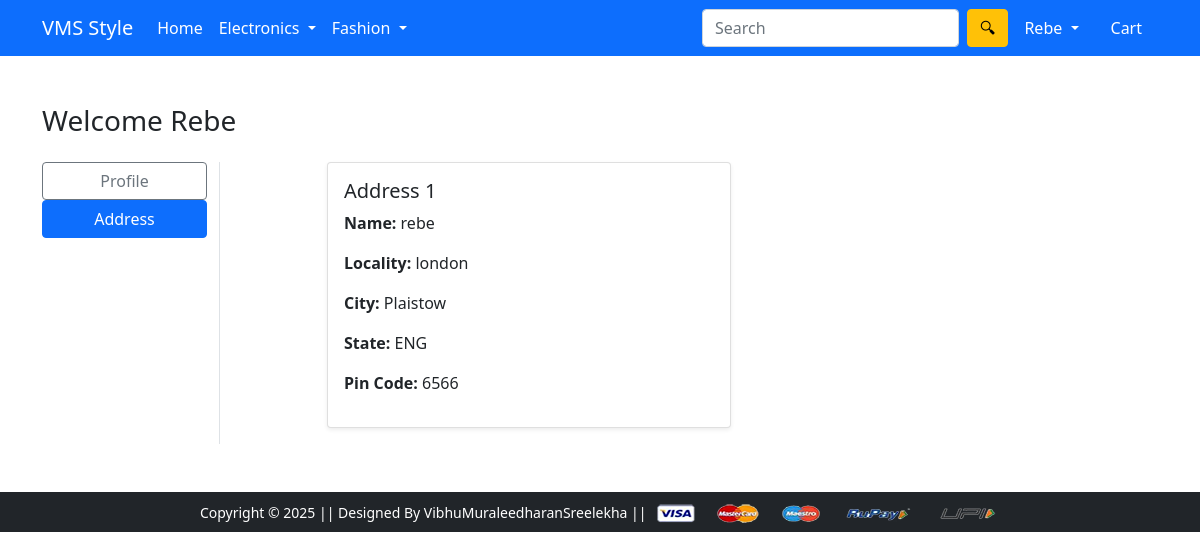
The app's page /address/ (signed in), older data.
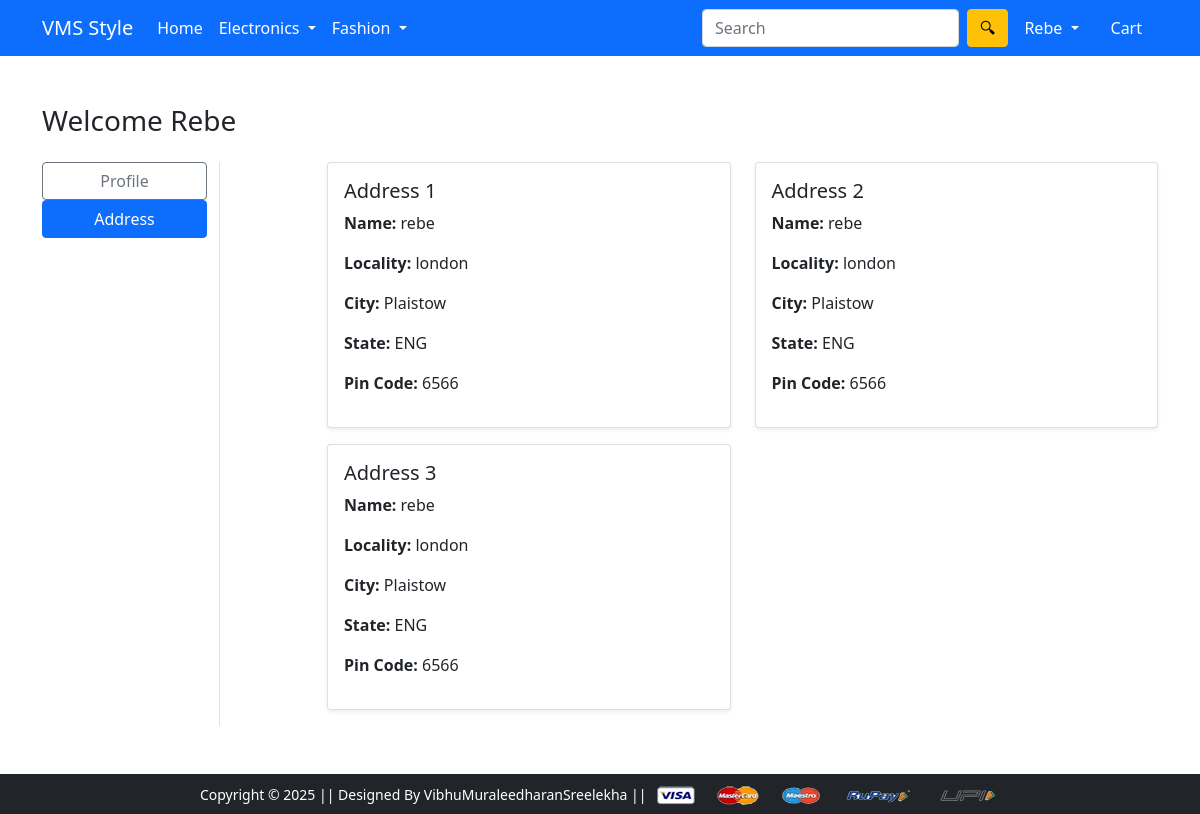
The same page, newer data.
### app/models.py (models this page shows, shortened)
class Customer(models.Model):
    user = models.ForeignKey(User, on_delete=models.CASCADE)
    name = models.CharField(max_length=100)
    locality = models.CharField(max_length=255)
    city = models.CharField(max_length=100)
    state = models.CharField(max_length=50, choices=STATE_CHOICES)
    zipcode = models.IntegerField()

### app/views.py (the view)
# urls.py: path('address/', views.address, name='address'),
@login_required
def address(request):
    add = Customer.objects.filter(user=request.user)
    return render(request, 'app/address.html', {'add': add, 'active': 'btn-primary'})

### app/templates/app/address.html (shortened to what this page needs)
{% extends 'app/base.html' %}
{% load static %}
{% block main-content %}
<div class="container my-5">
  <div class="row">
    <div class="col-12 mb-3">
      <h3>Welcome <span class="text-capitalize">{{ request.user }}</span></h3>
    </div>
    <div class="col-sm-2 border-end">
      <ul class="list-unstyled">
        <li class="d-grid">
          <a href="{% url 'profile' %}" class="btn btn-outline-secondary">Profile</a>
        </li>
        <li class="d-grid">
          <a href="{% url 'address' %}" class="btn btn-primary">Address</a>
        </li>
      </ul>
    </div>
    <div class="col-sm-9 offset-sm-1">
      <div class="row">
        {% if add %}
          {% for ad in add %}
          <div class="col-sm-6">
            <div class="card mb-3 shadow-sm">
              <div class="card-body">
                <h5 class="card-title">Address {{ forloop.counter }}</h5>
                <p><strong>Name:</strong> {{ ad.name }}</p>
                <p><strong>Locality:</strong> {{ ad.locality }}</p>
                <p><strong>City:</strong> {{ ad.city }}</p>
                <p><strong>State:</strong> {{ ad.state }}</p>
                <p><strong>Pin Code:</strong> {{ ad.zipcode }}</p>
              </div>
            </div>
          </div>
          {% endfor %}
        {% else %}
          <p>No addresses found.</p>
        {% endif %}
      </div>
    </div>
  </div>
</div>
{% endblock main-content %}

Row changes from the older to the newer data that the page shows:
added Customer: name "rebe", locality "london", city "Plaistow", state "ENG", zipcode "6566"
added Customer: name "rebe", locality "london", city "Plaistow", state "ENG", zipcode "6566"
